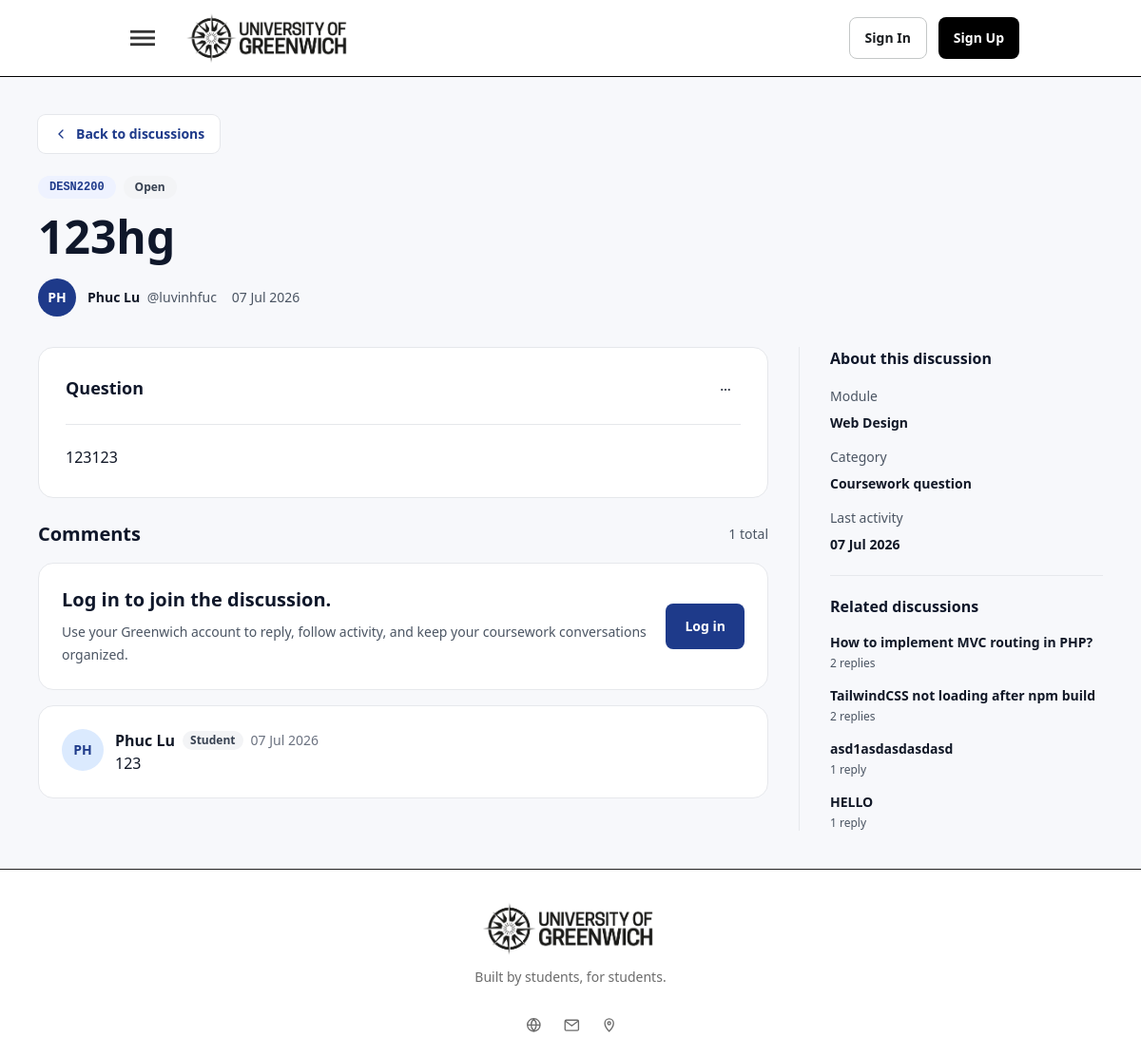
Page /discussions/14/123hg on the committed database.
### tables this page shows
CREATE TABLE `posts` (
  `id` int(11) NOT NULL AUTO_INCREMENT,
  `title` varchar(255) NOT NULL,
  `slug` varchar(255) DEFAULT NULL,
  `content` text NOT NULL,
  `status` enum('open','solved') DEFAULT 'open',
  `view_count` int(11) NOT NULL DEFAULT 0,
  `user_id` int(11) NOT NULL,
  `module_id` int(11) NOT NULL,
  `created_at` timestamp NOT NULL DEFAULT current_timestamp(),
  `updated_at` timestamp NULL DEFAULT NULL,
  `deleted_at` timestamp NULL DEFAULT NULL,
  PRIMARY KEY (`id`),
  UNIQUE KEY `slug` (`slug`),
  KEY `fk_posts_user` (`user_id`),
  KEY `fk_posts_module` (`module_id`),
  CONSTRAINT `fk_posts_module` FOREIGN KEY (`module_id`) REFERENCES `modules` (`id`) ON DELETE CASCADE,
  CONSTRAINT `fk_posts_user` FOREIGN KEY (`user_id`) REFERENCES `users` (`id`) ON DELETE CASCADE
);

CREATE TABLE `modules` (
  `id` int(11) NOT NULL AUTO_INCREMENT,
  `module_code` varchar(20) NOT NULL,
  `module_name` varchar(150) NOT NULL,
  `description` text DEFAULT NULL,
  `created_at` timestamp NOT NULL DEFAULT current_timestamp(),
  `updated_at` timestamp NULL DEFAULT NULL,
  PRIMARY KEY (`id`),
  UNIQUE KEY `module_code` (`module_code`)
);

CREATE TABLE `replies` (
  `id` int(11) NOT NULL AUTO_INCREMENT,
  `post_id` int(11) NOT NULL,
  `parent_reply_id` int(11) DEFAULT NULL,
  `user_id` int(11) NOT NULL,
  `content` text NOT NULL,
  `is_accepted` tinyint(1) DEFAULT 0,
  `created_at` timestamp NOT NULL DEFAULT current_timestamp(),
  `updated_at` timestamp NULL DEFAULT NULL,
  `deleted_at` timestamp NULL DEFAULT NULL,
  PRIMARY KEY (`id`),
  KEY `fk_replies_post` (`post_id`),
  KEY `fk_replies_user` (`user_id`),
  KEY `fk_replies_parent` (`parent_reply_id`),
  CONSTRAINT `fk_replies_parent` FOREIGN KEY (`parent_reply_id`) REFERENCES `replies` (`id`) ON DELETE SET NULL,
  CONSTRAINT `fk_replies_post` FOREIGN KEY (`post_id`) REFERENCES `posts` (`id`) ON DELETE CASCADE,
  CONSTRAINT `fk_replies_user` FOREIGN KEY (`user_id`) REFERENCES `users` (`id`) ON DELETE CASCADE
);

### app/Views/discussions/show.php (the view, shortened to what the rows shown need)
<section class="box-border min-h-screen bg-[#F7F8FB] px-4 py-8 font-sans text-[#111827] sm:px-6 lg:px-10 lg:py-10">
    <div class="mx-auto flex max-w-[1180px] flex-col gap-8">
        <header class="max-w-4xl">
            <a href="<?= htmlspecialchars($discussion['back_url'], ENT_QUOTES, 'UTF-8') ?>"
                class="inline-flex min-h-10 items-center gap-2 rounded-lg bg-white px-4 text-sm font-semibold text-[#1E3A8A] ring-1 ring-[#E5E7EB] transition duration-200 hover:bg-[#EEF2FF] focus-visible:outline-2 focus-visible:outline-offset-2 focus-visible:outline-[#1E3A8A]">
                <svg viewBox="0 0 20 20" class="size-4 shrink-0" fill="none" aria-hidden="true">
                    <path d="M12.5 5 7.5 10l5 5" stroke="currentColor" stroke-width="1.7" stroke-linecap="round"
                        stroke-linejoin="round" />
                </svg>
                Back to discussions
            </a>
            <div class="mt-6 flex flex-wrap gap-2">
                <a href="<?= htmlspecialchars($discussion['module_url'], ENT_QUOTES, 'UTF-8') ?>"
                    class="inline-flex max-w-full items-center rounded-full bg-[#EEF2FF] px-3 py-1 font-mono text-xs font-semibold text-[#1E3A8A] transition duration-200 hover:bg-[#DBEAFE] focus-visible:outline-2 focus-visible:outline-offset-2 focus-visible:outline-[#1E3A8A]">
                    <span
                        class="truncate"><?= htmlspecialchars($discussion['module'], ENT_QUOTES, 'UTF-8') ?></span>
                </a>
                <span
                    class="inline-flex items-center gap-1 rounded-full px-3 py-1 text-xs font-semibold <?= $discussion['status_tone'] === 'green' ? 'bg-[#DCFCE7] text-[#166534]' : 'bg-[#F3F4F6] text-[#374151]' ?>">
                </span>
            </div>
            <h1 class="mt-4 text-3xl font-semibold text-[#0F172A] sm:text-5xl" dir="auto">
                <?= htmlspecialchars($discussion['title'], ENT_QUOTES, 'UTF-8') ?>
            </h1>
            <div class="mt-5 flex flex-wrap items-center gap-4 text-sm text-[#4B5563]">
                <span class="inline-flex min-w-0 items-center gap-3">
                </span>
                <span><?= htmlspecialchars($discussion['created_at'], ENT_QUOTES, 'UTF-8') ?></span>
            </div>
        </header>
        <div class="grid gap-8 lg:grid-cols-[minmax(0,1fr)_320px]">
            <div class="flex min-w-0 flex-col gap-6">
                <article class="bg-white p-5 rounded-2xl sm:p-7 border border-gray-200"
                    aria-labelledby="question-content-heading">
                    <div class="flex justify-between pb-5 border-b border-gray-200">
                        <h2 id="question-content-heading" class="text-lg font-semibold text-[#0F172A]">Question</h2>
                    </div>
                </article>
                <section class="flex flex-col gap-4" id="replies" aria-labelledby="replies-heading">
                    <div class="flex items-center justify-between gap-3">
                        <h2 id="replies-heading" class="text-xl font-semibold text-[#0F172A]">Comments</h2>
                    </div>
                    <section id="reply-editor" class="rounded-2xl border border-[#e6e8ec] bg-white p-5 sm:p-6"
                        aria-labelledby="reply-editor-heading">
                        <?php if ($isLoggedIn): ?>
                        <h2 id="reply-editor-heading" class="text-lg font-semibold text-[#0F172A]">Add a comment</h2>
                        <?php if (!empty($replyErrors['general'])): ?>
                        <div class="mt-4 rounded-2xl border border-[#FECACA] bg-[#FEF2F2] py-3 text-sm leading-6 text-[#991B1B]"
                            role="alert">
                            <?= htmlspecialchars($replyErrors['general'], ENT_QUOTES, 'UTF-8') ?>
                        </div>
                        <?php endif; ?>
                        <form action="<?= BASE_URL ?>/discussions/reply" method="post" enctype="multipart/form-data"
                            class="mt-4 grid gap-3">
                            <input type="hidden" name="_csrf_token"
                                value="<?= htmlspecialchars($csrfToken, ENT_QUOTES, 'UTF-8') ?>">
                            <input type="hidden" name="post_id"
                                value="<?= htmlspecialchars($discussion['id'], ENT_QUOTES, 'UTF-8') ?>">
                            <input id="reply-parent-id" type="hidden" name="parent_reply_id" value="">
                            <input type="hidden" name="slug"
                                value="<?= htmlspecialchars($discussion['slug'], ENT_QUOTES, 'UTF-8') ?>">
                            <div id="reply-parent-preview"
                                class="hidden items-center justify-between gap-3 rounded-lg bg-[#EEF2FF] px-4 py-3 text-sm text-[#1E3A8A]"
                                data-reply-parent-preview>
                                <span class="font-semibold">Replying to @<span data-replying-to-username></span></span>
                                <button type="button"
                                    class="inline-flex min-h-8 items-center rounded-md px-2 text-sm font-semibold text-[#1E3A8A] transition duration-150 hover:bg-white focus-visible:outline-2 focus-visible:outline-offset-2 focus-visible:outline-[#1E3A8A]"
                                    data-clear-reply-target>
                                    Cancel
                                </button>
                            </div>
                            <?php
                                $contentInputType = 'comment';
                                $contentInputValue = (string) ($replyOld['content'] ?? '');
                                $contentInputErrors = $replyErrors;
                                require ROOT_PATH . '/app/Views/partials/content_input.php';
                            ?>
                        </form>
                        <?php else: ?>
                        <div class="grid gap-4 sm:grid-cols-[minmax(0,1fr)_auto] sm:items-center">
                            <div>
                                <h2 id="reply-editor-heading" class="text-xl font-semibold text-[#0F172A]">Log in to
                                    join
                                    the discussion.</h2>
                            </div>
                        </div>
                        <?php endif; ?>
                    </section>
                    <?php if (!empty($replies)): ?>
                    <?php foreach ($replies as $reply): ?>
                    <article id="reply-<?= htmlspecialchars($reply['id'], ENT_QUOTES, 'UTF-8') ?>"
                        class="flex gap-3 rounded-2xl border border-[#e6e8ec] bg-white p-5 sm:p-6">
                        <?php if (!empty($reply['avatar_url'])): ?>
                            <img src="<?= htmlspecialchars($reply['avatar_url'], ENT_QUOTES, 'UTF-8') ?>"
                                alt="<?= htmlspecialchars($reply['author'] . ' avatar', ENT_QUOTES, 'UTF-8') ?>"
                                class="size-11 shrink-0 rounded-full object-cover">
                        <?php else: ?>
                            <span
                                class="flex size-11 shrink-0 items-center justify-center rounded-full bg-[#DBEAFE] text-sm font-semibold text-[#1E3A8A]"
                                aria-hidden="true">
                                <?= htmlspecialchars($reply['avatar'], ENT_QUOTES, 'UTF-8') ?>
                            </span>
                        <?php endif; ?>
                        <div class="w-full">
                            <div class="flex flex-wrap items-start justify-between gap-3">
                                <div class="flex flex-wrap items-center gap-x-2 gap-y-1">
                                    <h3 class="font-semibold text-[#111827] " dir="auto">
                                        <?= htmlspecialchars($reply['author'], ENT_QUOTES, 'UTF-8') ?>
                                    </h3>
                                    <span
                                        class="rounded-full bg-[#F3F4F6] px-2 py-0.5 text-xs font-semibold text-[#374151]">
                                        <?= htmlspecialchars($reply['role'], ENT_QUOTES, 'UTF-8') ?>
                                    </span>
                                    <span class="text-sm text-[#6B7280]">
                                        <?= htmlspecialchars($reply['created_at'], ENT_QUOTES, 'UTF-8') ?>
                                    </span>
                                </div>
                            </div>
                            <p class="text-base text-[#111827] " dir="auto">
                                <?= htmlspecialchars($reply['content'], ENT_QUOTES, 'UTF-8') ?></p>
                        </div>
                    </article>
                    <?php endforeach; ?>
                    <?php endif; ?>
                </section>
            </div>
            <aside class="flex flex-col border-[#e6e8ec] lg:sticky lg:top-28 lg:self-start lg:border-l lg:pl-8"
                aria-label="Discussion sidebar">
                <section class="border-b border-[#e6e8ec] pb-5" aria-labelledby="about-discussion-heading">
                    <h2 id="about-discussion-heading" class="text-base font-semibold text-[#0F172A]">About this
                        discussion</h2>
                    <dl class="mt-4 grid gap-3 text-sm leading-6">
                        <div>
                            <dt class="font-medium text-[#4B5563]">Module</dt>
                            <dd class="mt-1 font-semibold text-[#111827] ">
                                <?= htmlspecialchars($discussion['module_name'], ENT_QUOTES, 'UTF-8') ?>
                            </dd>
                        </div>
                    </dl>
                </section>
                <section class="pt-5" aria-labelledby="related-discussions-heading">
                    <h2 id="related-discussions-heading" class="text-base font-semibold text-[#0F172A]">Related
                        discussions</h2>
                    <div class="mt-4 grid gap-4">
                        <?php if (!empty($relatedDiscussions)): ?>
                        <?php foreach ($relatedDiscussions as $related): ?>
                        <a href="<?= htmlspecialchars($related['url'], ENT_QUOTES, 'UTF-8') ?>"
                            class="block rounded-md transition duration-200 hover:text-[#1E3A8A] focus-visible:outline-2 focus-visible:outline-offset-2 focus-visible:outline-[#1E3A8A]">
                            <span class="block text-sm font-semibold leading-5 text-[#111827] " dir="auto">
                                <?= htmlspecialchars($related['title'], ENT_QUOTES, 'UTF-8') ?>
                            </span>
                            <span class="mt-1 block text-xs font-medium text-[#4B5563]">
                                <?= htmlspecialchars($related['replies'], ENT_QUOTES, 'UTF-8') ?>
                                <?= $related['replies'] === 1 ? 'reply' : 'replies' ?>
                            </span>
                        </a>
                        <?php endforeach; ?>
                        <?php else: ?>
                        <p class="text-sm leading-6 text-[#4B5563]">Similar questions will appear as more
                            discussions
                            become active.</p>
                        <?php endif; ?>
                    </div>
                </section>
            </aside>
        </div>
    </div>
</section>

### rows in the picture
posts: module.module_code "DESN2200", title "123hg", module.module_name "Web Design"
replies: avatar "PH", author "Phuc Lu", role "Student", created_at "07 Jul 2026", content "123"
posts: title "How to implement MVC routing in PHP?", replies "2"
posts: title "TailwindCSS not loading after npm build", replies "2"
posts: title "asd1asdasdasdasd", replies "1", shows "reply"
posts: title "HELLO", replies "1", shows "reply"

### other values in the picture
$discussion['status'] "Open"
$discussion['avatar'] "PH"
$discussion['author'] "Phuc Lu"
$discussion['author_handle'] "@luvinhfuc"
$discussion['created_at'] "07 Jul 2026"
$segmentContent "123123"
$discussion['replies'] "1"
$discussion['updated_at'] "07 Jul 2026"
